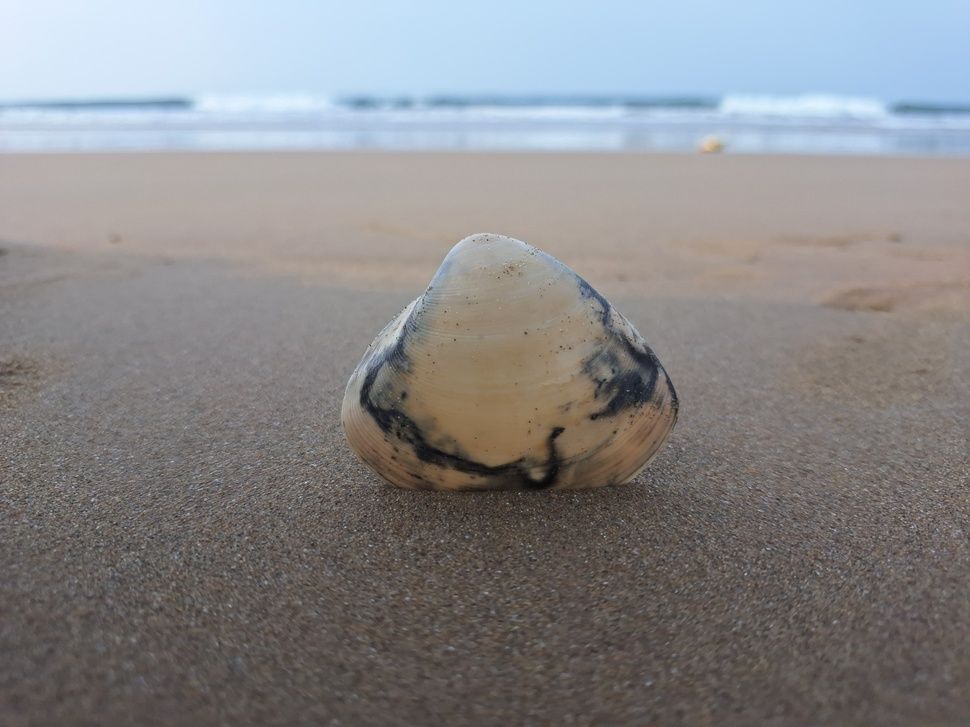
#> input picture images/img2.jpg, 970 x 727 px, shrunk from 4000 x 3000 before the run
$ jupyter execute assingnment-4.ipynb
#> lines starting #> are read from the running program, lines starting #| are printed output that depends on the picture; after the words box and inside, x2 and y2 are one past the last pixel; in counts of white or black regions, pixels touching at a corner belong together
[cell 1]
import cv2
import numpy as np
import matplotlib.pyplot as plt

def add_gaussian_noise(image, mean=0, sigma=25):
    noise = np.random.normal(mean, sigma, image.shape)
    noisy_image = np.clip(image + noise, 0, 255)
    return noisy_image.astype(np.uint8)

def add_salt_and_pepper_noise(image, amount=0.05):
    noisy_image = np.copy(image)

    # Salt (white pixels)
    num_salt = np.ceil(amount * image.size * 0.5)
    coords = [np.random.randint(0, i - 1, int(num_salt)) for i in image.shape]
    noisy_image[tuple(coords)] = 255

    # Pepper (black pixels)
    num_pepper = np.ceil(amount * image.size * 0.5)
    coords = [np.random.randint(0, i - 1, int(num_pepper)) for i in image.shape]
    noisy_image[tuple(coords)] = 0

    return noisy_image

def plot_image_and_histogram(image, title):
    plt.figure(figsize=(12, 5))

    plt.subplot(1, 2, 1)
    plt.imshow(image, cmap='gray', vmin=0, vmax=255)
    plt.title(f'{title} Image')
    plt.axis('off')

    plt.subplot(1, 2, 2)
    plt.hist(image.ravel(), bins=256, range=[0, 256], color='blue', alpha=0.7)
    plt.title(f'{title} Histogram')
    plt.xlabel('Pixel Intensity')
    plt.ylabel('Frequency')
    plt.grid(True)

    plt.tight_layout()
    plt.show()

def add_impulse_noise(image, amount=0.05):
    noisy_image = np.copy(image)

    num_noise_pixels = int(amount * image.size)

    rows = np.random.randint(0, image.shape[0], num_noise_pixels)
    cols = np.random.randint(0, image.shape[1], num_noise_pixels)

    random_values = np.random.randint(0, 256, num_noise_pixels)
    noisy_image[rows, cols] = random_values

    return noisy_image

[cell 2]
image_path = 'images/img2.jpg'

original_color_image = cv2.imread(image_path)
#> original_color_image is the input picture: shape (727, 970, 3); mean B, G, R 136.8, 135.2, 135.7

original_image = cv2.cvtColor(original_color_image, cv2.COLOR_BGR2GRAY)
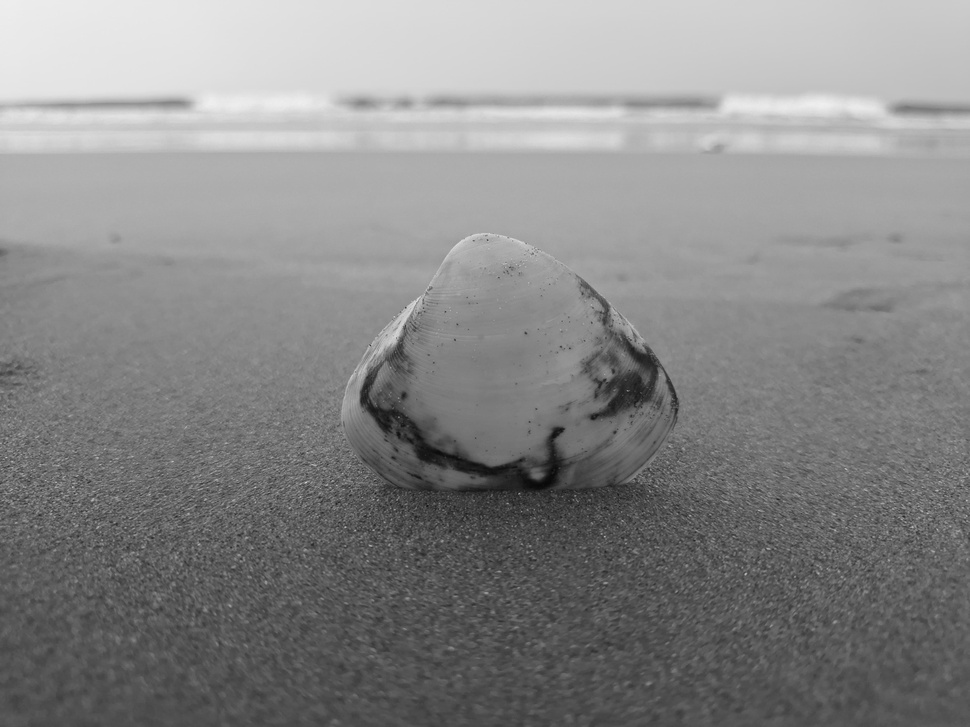
#> original_image: shape (727, 970); min 6, max 239, mean 135.5

print("--- Original Image ---")
plot_image_and_histogram(original_image, 'Original')
#> in plot_image_and_histogram, `plt.show()`:
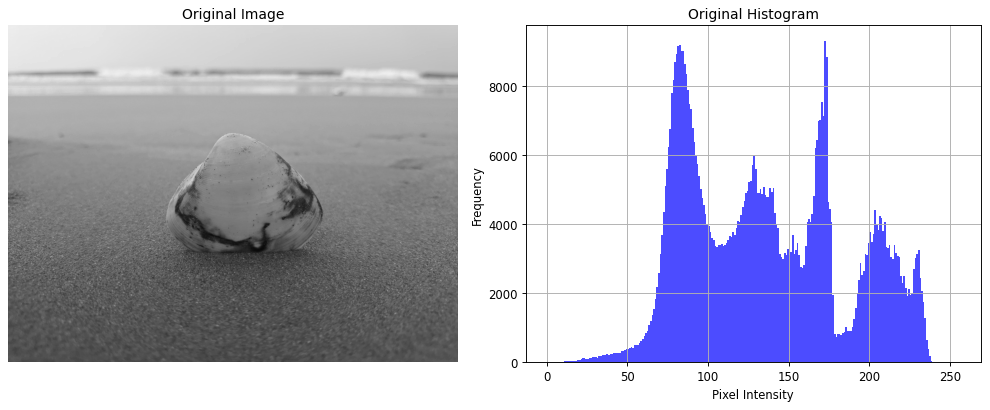
#> figure drawn by matplotlib, 2 panels; panel 2: tallest bar 9293 high, from x = 172 to 173

[cell 3]
print("--- Applying Gaussian Noise ---")
gaussian_noisy_image = add_gaussian_noise(original_image, sigma=40)
#> in add_gaussian_noise, `noisy_image = np.clip(image + noise, 0, 255)`:
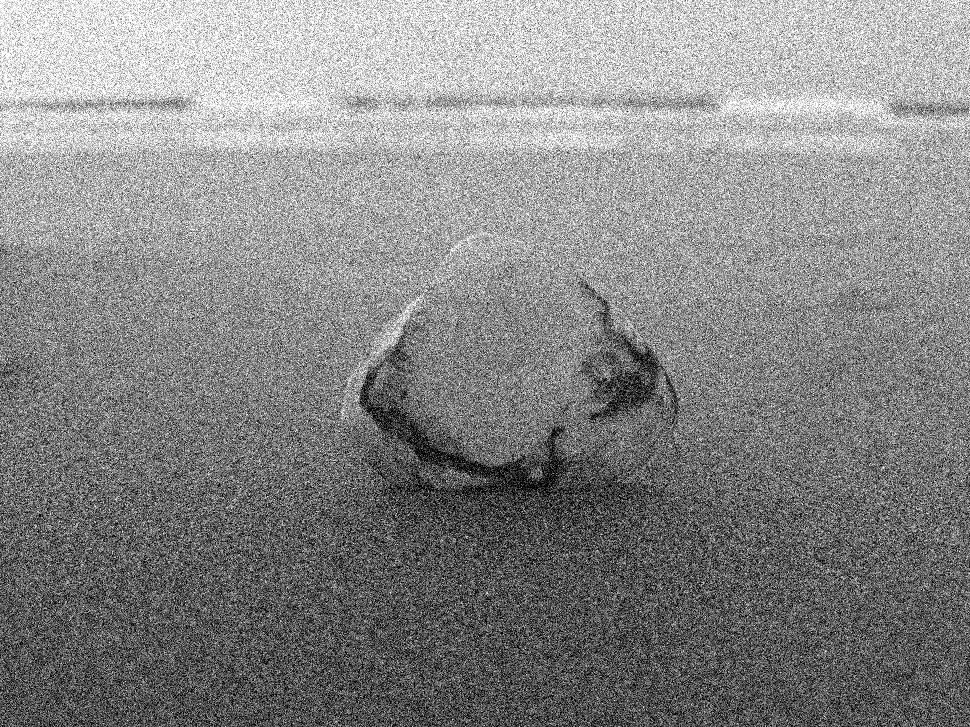
#> noisy_image: shape (727, 970) float64; min 0, max 255, mean 135.1
plot_image_and_histogram(gaussian_noisy_image, 'Gaussian Noise')
#> call 2 of plot_image_and_histogram, with title = 'Gaussian Noise'
#> in plot_image_and_histogram (call 2), `plt.show()`:
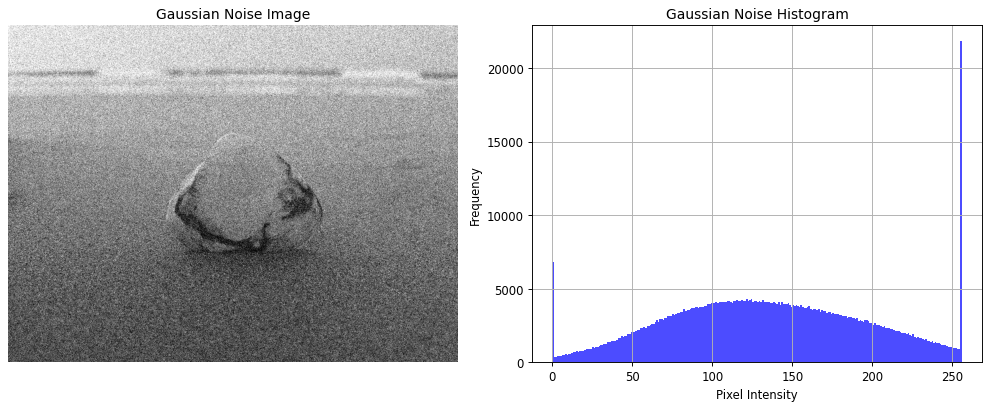
#> figure drawn by matplotlib, 2 panels; panel 2: tallest bar 21806 high, from x = 255 to 256

[cell 4]
print("--- Applying Salt & Pepper Noise ---")
sp_noisy_image = add_salt_and_pepper_noise(original_image, amount=0.1)
#> in add_salt_and_pepper_noise, `noisy_image[tuple(coords)] = 0`:
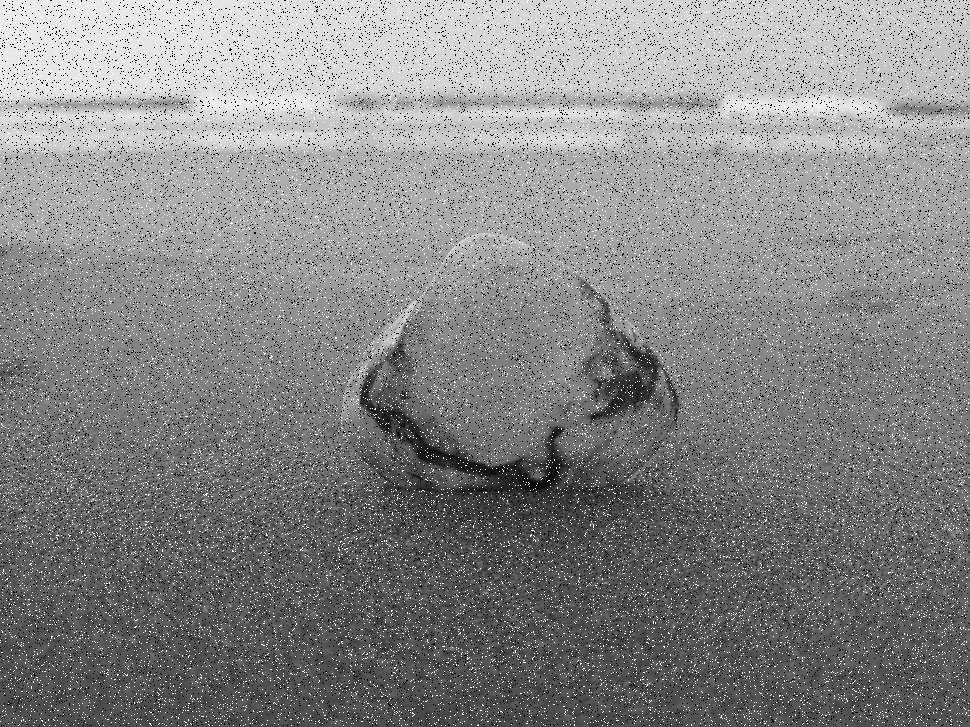
#> noisy_image: shape (727, 970); min 0, max 255, mean 134.5
plot_image_and_histogram(sp_noisy_image, 'Salt & Pepper Noise')
#> call 3 of plot_image_and_histogram, with title = 'Salt & Pepper Noise'
#> in plot_image_and_histogram (call 3), `plt.show()`:
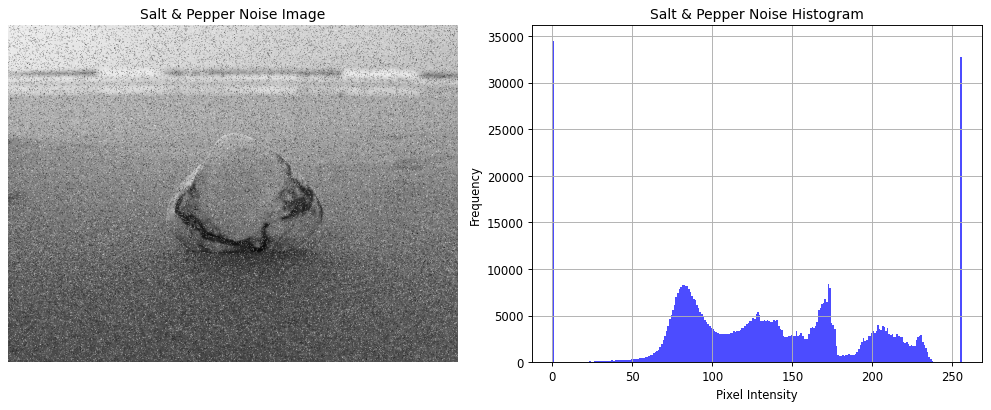
#> figure drawn by matplotlib, 2 panels; panel 2: tallest bar 34400 high, from x = 0 to 1

[cell 5]
print("--- Applying Random-Valued Impulse Noise ---")
impulse_noisy_image = add_impulse_noise(original_image, amount=0.1)
#> in add_impulse_noise, `noisy_image[rows, cols] = random_values`:
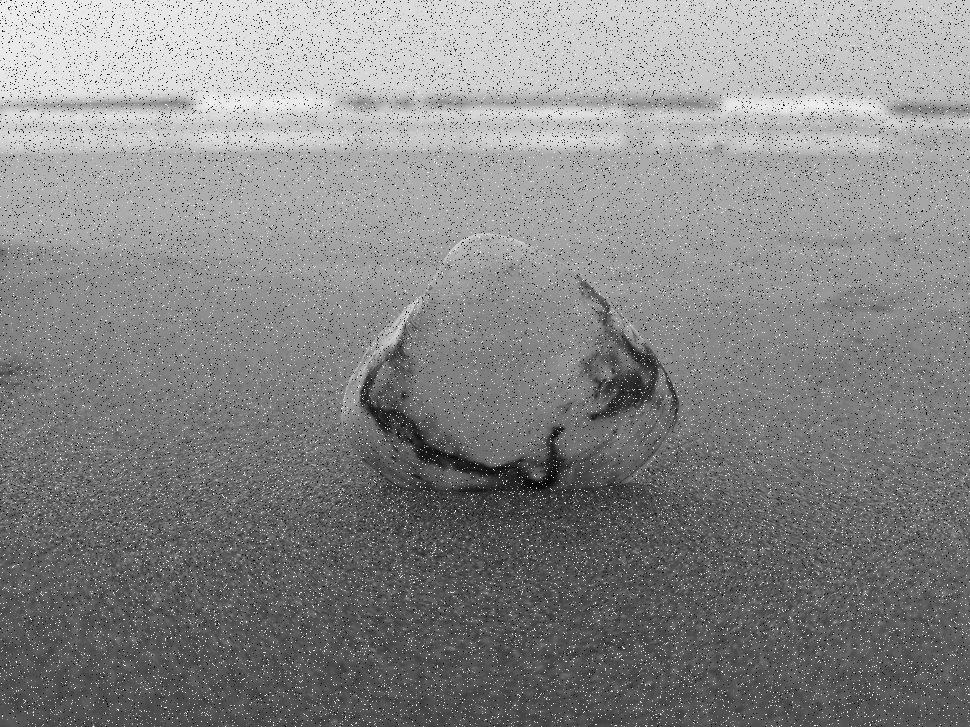
#> noisy_image: shape (727, 970); 9.48% of pixels changed, all inside (x1, y1, x2, y2) = (0, 0, 970, 727)
plot_image_and_histogram(impulse_noisy_image, 'Impulse Noise')
#> call 4 of plot_image_and_histogram, with title = 'Impulse Noise'
#> in plot_image_and_histogram (call 4), `plt.show()`:
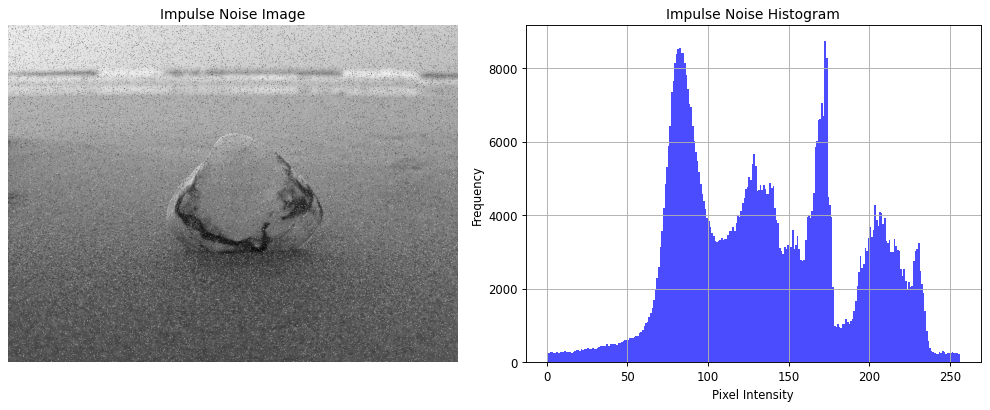
#> figure drawn by matplotlib, 2 panels; panel 2: tallest bar 8718 high, from x = 172 to 173

$ run again, with images/20240615_193336~2.jpg copied over images/img2.jpg
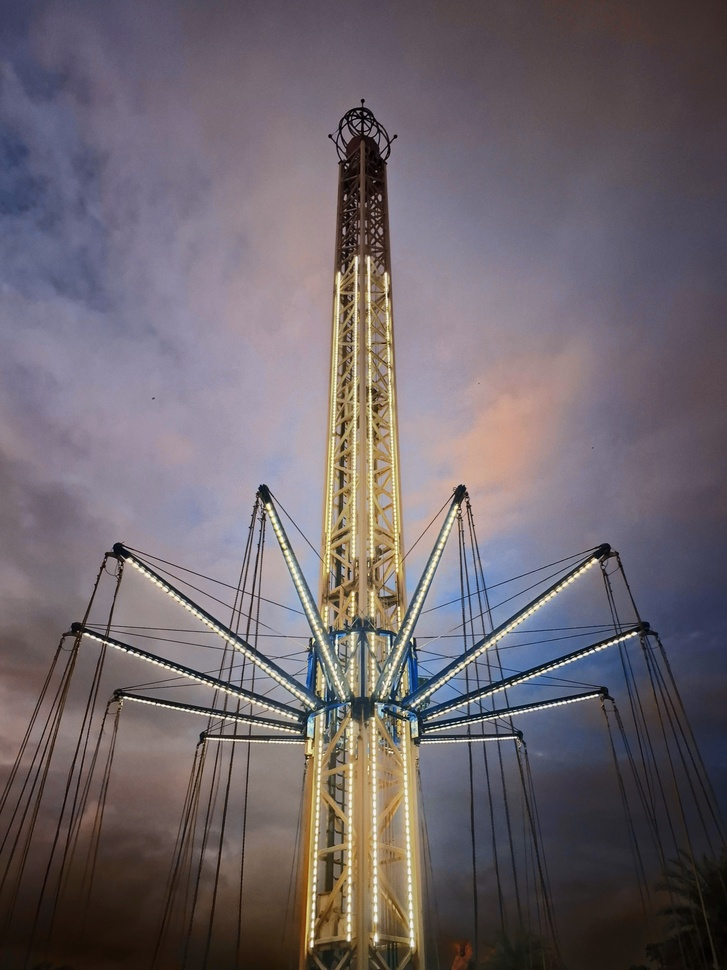
#> input picture images/20240615_193336~2.jpg, 727 x 970 px, shrunk from 2895 x 3860 before the run
#> original_color_image is the input picture: shape (970, 727, 3); mean B, G, R 108.2, 102.1, 110.7
#> in add_impulse_noise, `noisy_image[rows, cols] = random_values`:
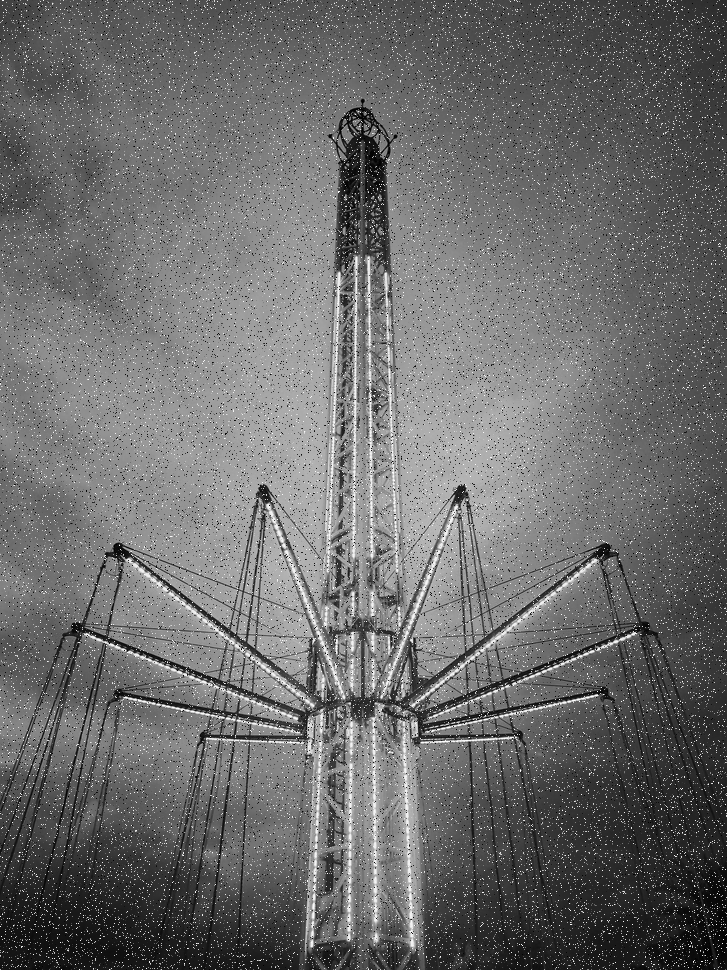
#> noisy_image: shape (970, 727); min 0, max 255, mean 107.5
#> in plot_image_and_histogram (call 4), `plt.show()`:
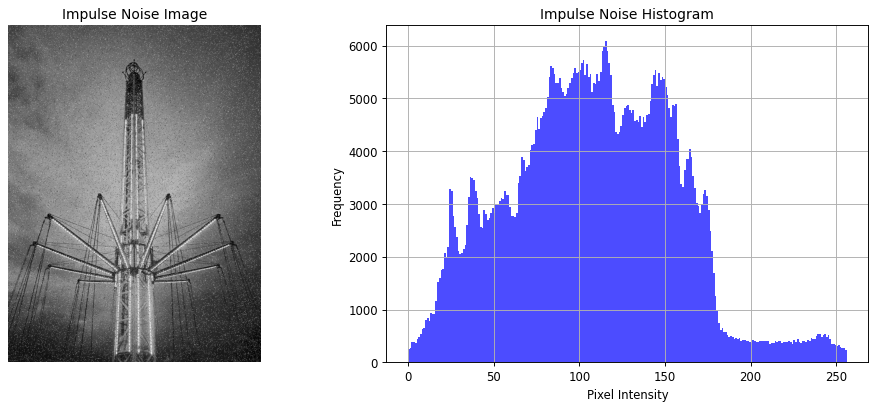
#> figure drawn by matplotlib, 2 panels; panel 2: tallest bar 6078 high, from x = 115 to 116
